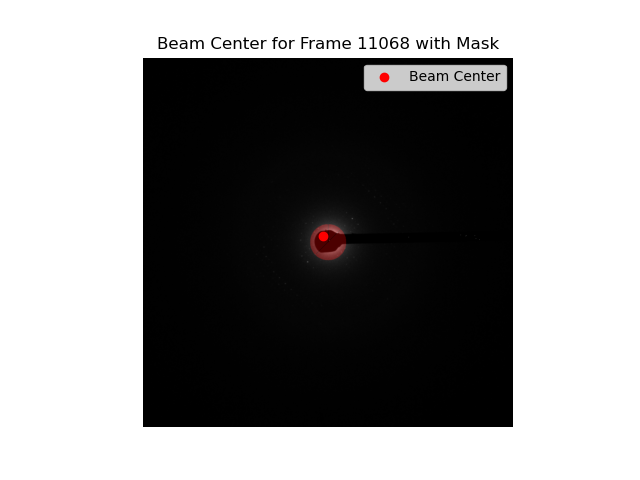
#> input picture SSED/remove_bg/beam_center_frame_11068.png, 640 x 480 px
$ python -i preprocessing.py   (imports and definitions only)
#> lines starting #> are read from the running program, lines starting #| are printed output that depends on the picture; after the words box and inside, x2 and y2 are one past the last pixel; in counts of white or black regions, pixels touching at a corner belong together
import cv2
import numpy as np

def preprocess_image(image):
    # Apply Gaussian Blur to reduce noise
    blurred = cv2.GaussianBlur(image, (5, 5), 0)
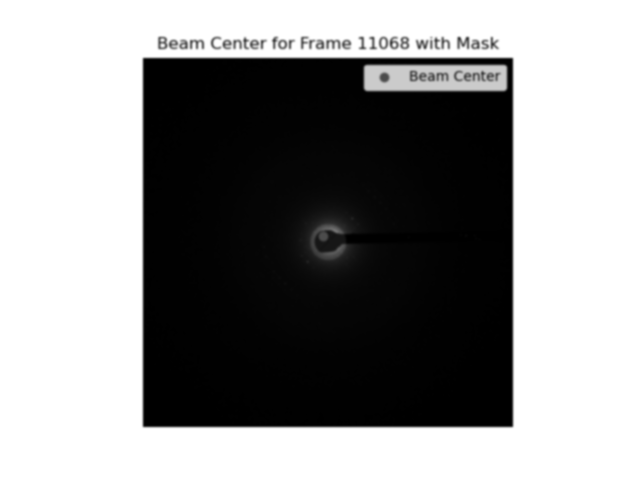
#> blurred: shape (480, 640); min 0, max 255, mean 144.2

    # Adaptive Thresholding to create a binary mask for the beam stopper and beam spot
    beam_stopper_mask = cv2.adaptiveThreshold(
        (blurred / np.max(blurred) * 255).astype(np.uint8),
        255,
        cv2.ADAPTIVE_THRESH_GAUSSIAN_C,
        cv2.THRESH_BINARY_INV,
        11,
        2
    )
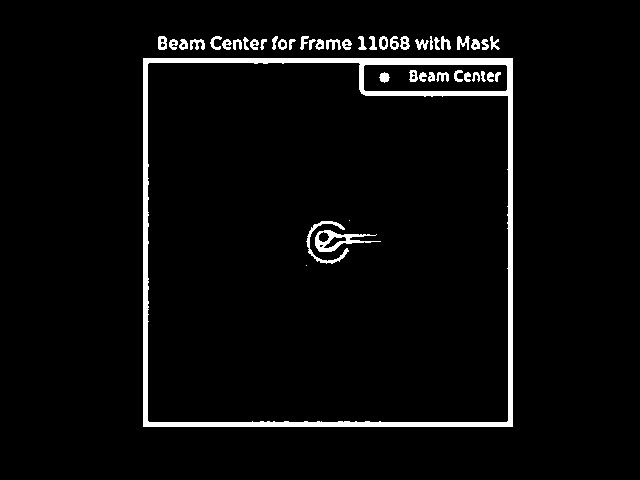
#> beam_stopper_mask: shape (480, 640); 3.9% white; 47 white regions (2 under 20 px), largest, box (x1, y1, x2, y2) and area: (143, 58, 513, 427) 8583, (315, 230, 381, 252) 510, (306, 221, 349, 264) 335

    # Optionally remove small artifacts from the mask
    kernel = np.ones((5, 5), np.uint8)
    beam_stopper_mask = cv2.morphologyEx(beam_stopper_mask, cv2.MORPH_OPEN, kernel)
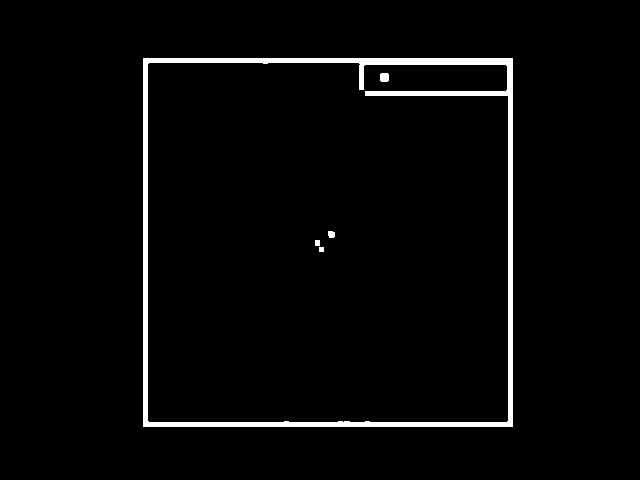
#> beam_stopper_mask: shape (480, 640); 2.8% white; 5 white regions, box (x1, y1, x2, y2) and area: (143, 58, 513, 427) 8485, (380, 73, 389, 82) 77, (328, 231, 335, 238) 44, (315, 240, 320, 246) 30, (319, 247, 324, 252) 25

    return beam_stopper_mask

def find_largest_contour(beam_stopper_mask):
    # Find contours of the beam spot
    contours, _ = cv2.findContours(beam_stopper_mask, cv2.RETR_EXTERNAL, cv2.CHAIN_APPROX_SIMPLE)

    # If no contours found, return None
    if not contours:
        return None

    # Find the largest contour
    largest_contour = max(contours, key=cv2.contourArea)

    return largest_contour

>>> import cv2
>>> picture = cv2.imread('beam_center_frame_11068.png', cv2.IMREAD_GRAYSCALE)
>>> result = preprocess_image(picture)

$ run again, on SSED/remove_bg/frame_1500.png
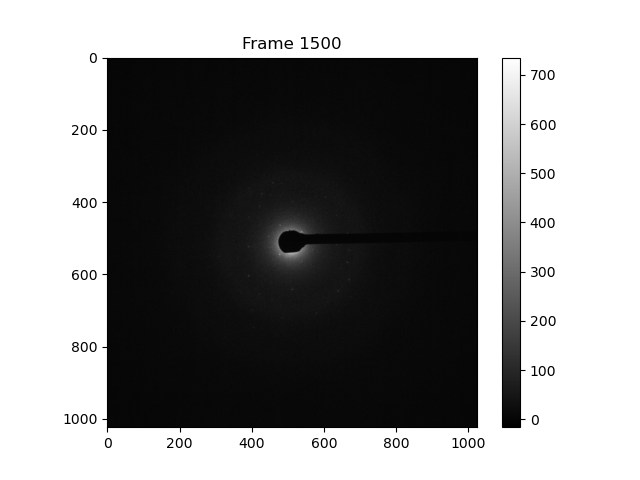
#> input picture SSED/remove_bg/frame_1500.png, 640 x 480 px
#> picture is the input picture: shape (480, 640); min 0, max 255, mean 141
#> in preprocess_image, `beam_stopper_mask = cv2.adaptiveThreshold( (blurred / np.max(blurred) ..`:
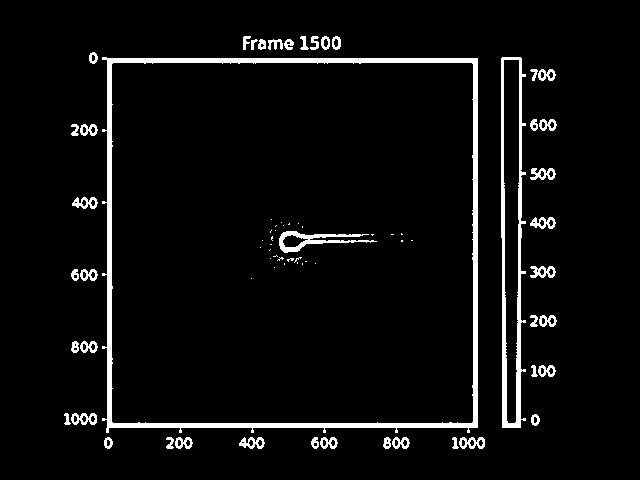
#> beam_stopper_mask: shape (480, 640); 5% white; 75 white regions (31 under 20 px), largest, box (x1, y1, x2, y2) and area: (102, 57, 478, 433) 7512, (501, 57, 526, 428) 2924, (279, 231, 377, 253) 683
#> in preprocess_image, `beam_stopper_mask = cv2.morphologyEx(beam_stopper_mask, cv2.MORPH_OPEN..`:
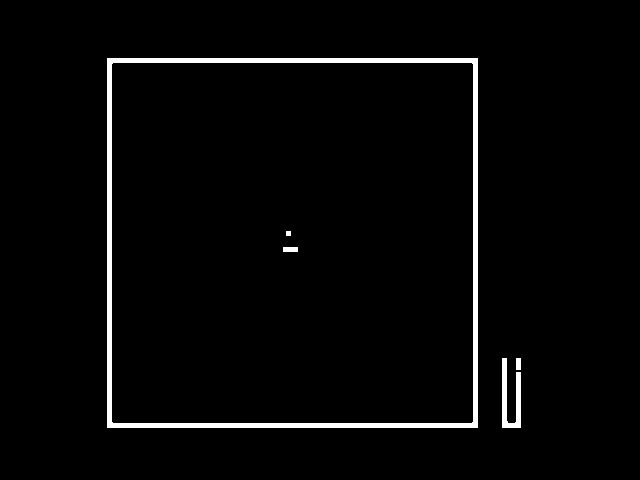
#> beam_stopper_mask: shape (480, 640); 2.7% white; 5 white regions, box (x1, y1, x2, y2) and area: (107, 58, 478, 428) 7314, (502, 358, 521, 428) 678, (283, 247, 298, 252) 75, (516, 358, 521, 370) 60, (286, 231, 291, 236) 25
